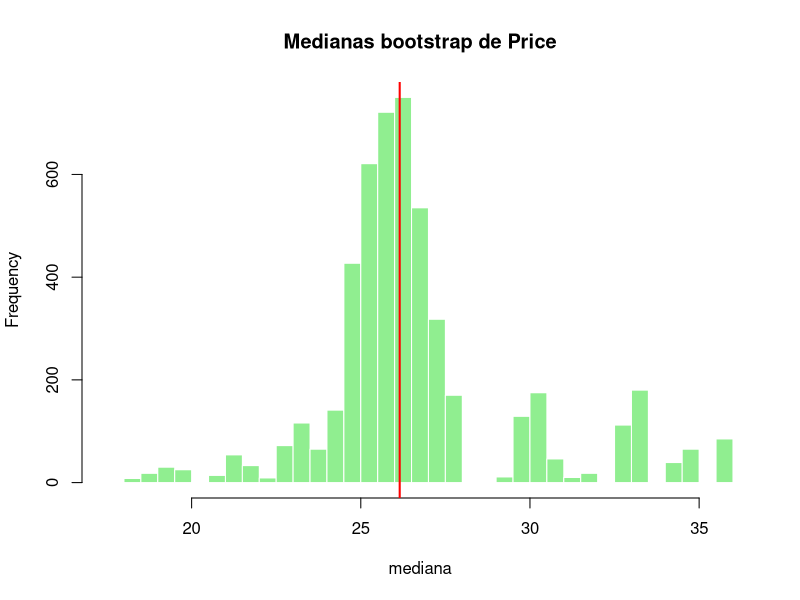
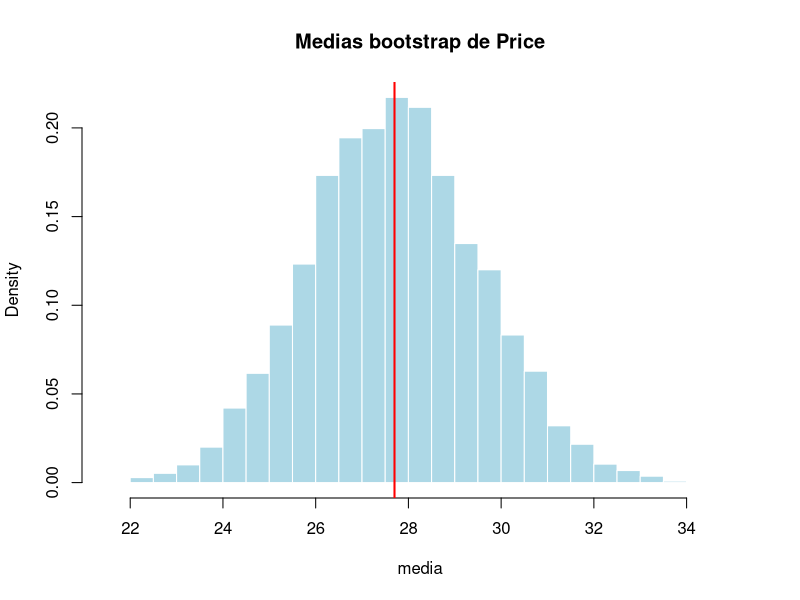

Write R code to recreate these figures, in order.
# IECD - Practica 4 (Bootstrap) - Ejercicio 7
# Bootstrap de la mediana (y de la media) de Price en MustangPrice

MustangPrice <- read.csv("MustangPrice.csv")    # o: library(Lock5Data); data("MustangPrice")
price <- MustangPrice$Price
n <- length(price)
B <- 5000

# a) medianas bootstrap
set.seed(7)
medianas_boot <- replicate(B, median(sample(price, size = n, replace = TRUE)))

# b) histograma
hist(medianas_boot, breaks = 60, col = "lightgreen", border = "white",
     main = "Medianas bootstrap de Price", xlab = "mediana")
abline(v = median(price), col = "red", lwd = 2)

# cuantos valores distintos toma la mediana bootstrap?
length(unique(medianas_boot))
sort(table(medianas_boot), decreasing = TRUE)[1:6] / B
sort(price)

# c) lo mismo con la media
medias_boot <- replicate(B, mean(sample(price, size = n, replace = TRUE)))
hist(medias_boot, breaks = 40, freq = FALSE, col = "lightblue", border = "white",
     main = "Medias bootstrap de Price", xlab = "media")
abline(v = mean(price), col = "red", lwd = 2)
length(unique(medias_boot))

# Intervalos de nivel 0.95 para la media con ambos métodos
mean(price) + c(-1, 1) * qnorm(0.975) * sd(medias_boot) # normal
quantile(medias_boot, c(0.025, 0.975)) # percentil
